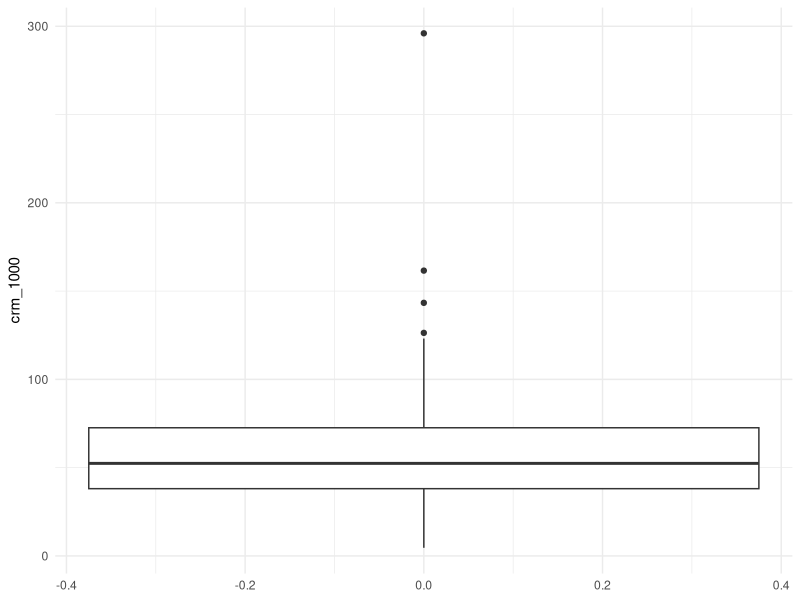

Reproduce this figure in R. (Note: this script raises an error after producing the figure.)
## ---- chunk 1
library(tidyverse)

knitr::opts_chunk$set(
  fig.width = 6,
  fig.asp = .6,
  out.width = "90%"
)

theme_set(theme_minimal() + theme(legend.position = "bottom"))

options(
  ggplot2.continuous.colour = "viridis",
  ggplot2.continuous.fill = "viridis"
)

scale_colour_discrete = scale_colour_viridis_d
scale_fill_discrete = scale_fill_viridis_d

set.seed(1)
## ---- chunk 2
#Load data
crime_df = 
  read_csv("cdi.csv") %>% 
  mutate(
    region = factor(region),
    pop_density = pop / area,
    crm_1000 = 1000 * crimes / pop
  )
## ---- chunk 3
crime_df %>% 
  ggplot(aes(y = crm_1000)) +
  geom_boxplot()

crime_df =
  crime_df %>% 
  filter(crm_1000 < 200) %>%
  select(-pop, -id, -cty, -state)
## ---- chunk 4
# graph
compute_plist = function(x) {
  if (is.factor(x)) {
    pl = crime_df %>% 
    ggplot(aes(x = x, y = crm_1000)) +
    geom_boxplot() +
    labs(
      x = '',
      y = "Crime Rate",
    )
  } else {
    pl = crime_df %>% 
    ggplot(aes(x = x, y = crm_1000)) +
    geom_point() +
    geom_smooth(method = "lm") +
    labs(
      x = '',
      y = "Crime Rate",
    )
  }
  return(pl)
}

plist = crime_df %>%
  select(-crm_1000) %>%
  map(compute_plist)

labels = crime_df %>%
  select(-crm_1000) %>%
  names()

for (i in 1:length(plist)) {
  plist[[i]] = plist[[i]] + labs(x = labels[[i]])
}

wrap_plots(plist, ncol = 4)
